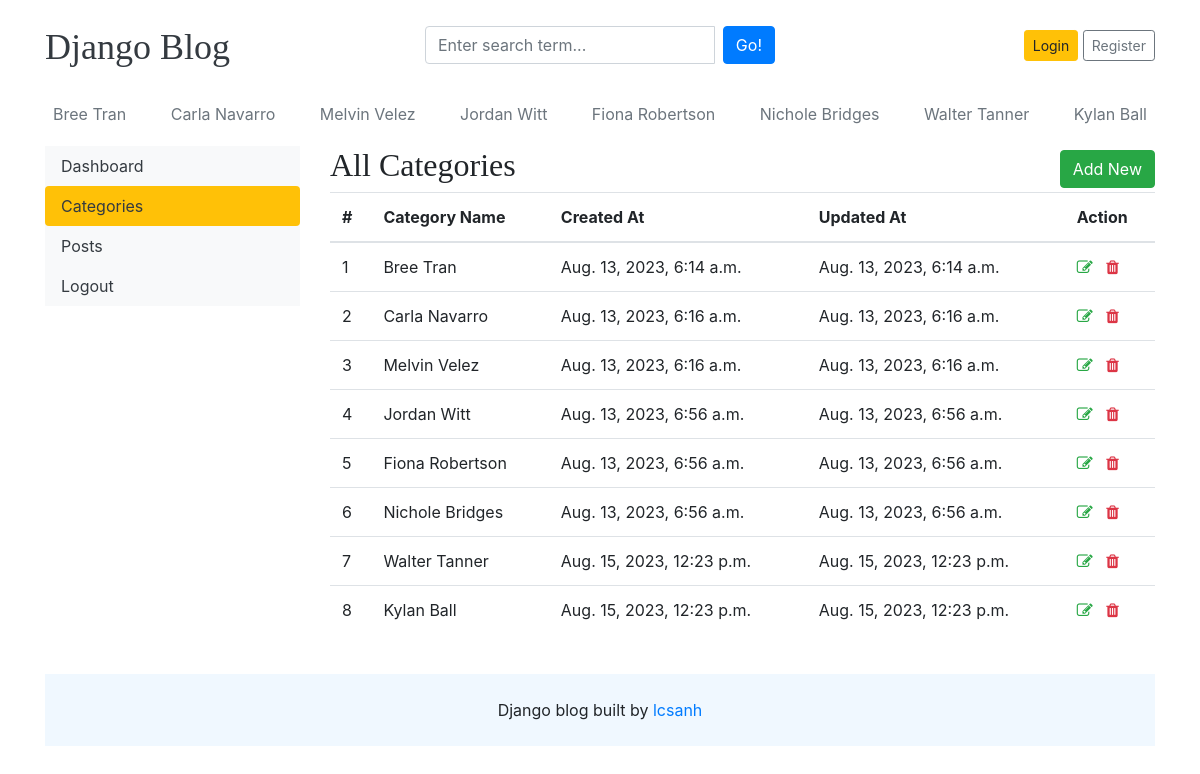
/dashboard/categories/, run on the app's committed database.
### blogs/models.py (models this page shows)
class Category(models.Model):
    category_name = models.CharField(max_length=100, unique=True)
    create_at = models.DateTimeField(auto_now_add=True)
    update_at = models.DateTimeField(auto_now=True)
    class Meta:
        verbose_name_plural = 'categories'
    def __str__(self):
        return self.category_name

### dashboards/views.py (the view)
# urls.py: path('categories/', views.categories, name='categories'),
def categories(request):
    context = {}
    return render(request, "dashboard/categories.html", context)

### blogs/context_processor.py (called while the page is built)
def get_categories(request):
    categories = Category.objects.all()
    return dict(categories=categories)

### templates/dashboard/categories.html (shortened to what this page needs)
{% extends 'base.html' %}
{% block content %}
<div class="row">
  {% include 'dashboard/sidebar.html' %}
  <div class="col-md-9">
    <div class="d-flex justify-content-between align-items-center">
      <h2>All Categories</h2>
      <a href="{% url 'add_category' %}" class="btn btn-success">Add New</a>
    </div>
    <table class="table table-hover">
      <thead>
        <tr>
          <th>#</th>
          <th>Category Name</th>
          <th>Created At</th>
          <th>Updated At</th>
          <th>Action</th>
        </tr>
      </thead>
      <tbody>
        {% for category in categories %}
        <tr>
          <td>{{ forloop.counter }}</td>
          <td>{{ category }}</td>
          <td>{{ category.create_at }}</td>
          <td>{{ category.update_at }}</td>
          <td>
            <a href="{% url 'edit_category' category.id %}">
              <i class="fa fa-edit text-success"></i>
            </a>
            <a href="{% url 'delete_category' category.id %}">
              <i class="fa fa-trash text-danger"></i>
            </a>
          </td>
        </tr>
        {% endfor %}
      </tbody>
    </table>
  </div>
</div>
{% endblock content %}

### templates/base.html (shortened to what this page needs)
{% load static %}
<!DOCTYPE html>
<html lang="en">
  <head>
    <link href="https://getbootstrap.com/docs/4.0/dist/css/bootstrap.min.css" rel="stylesheet" />
    <link href="{% static 'css/blog.css' %}" rel="stylesheet" />
    <link rel="stylesheet" href="https://cdnjs.cloudflare.com/ajax/libs/font-awesome/4.7.0/css/font-awesome.css" />
  </head>
  <body>
    <div class="container">
      <header class="blog-header py-3">
        <div class="row flex-nowrap justify-content-between align-items-center">
          <div class="col-4 pt-1">
            <a class="blog-header-logo text-dark" href="/">Django Blog</a>
          </div>
          <div class="col-4">
            <form action="{%url 'search' %}" method="GET">
              <div class="input-group">
                <input class="form-control" type="text" name="keyword" placeholder="Enter search term..." aria-label="Enter search term..." aria-describedby="button-search" />
                <button type="submit" class="btn btn-primary ml-2" id="button-search" type="button">Go!</button>
            </div>
            </form>
          </div>
          <div class="col-4 d-flex justify-content-end align-items-center">
            {% if not user.is_authenticated %}
            <a class="btn btn-sm btn-warning" href="{% url 'login' %}">Login</a> &nbsp;
            <a class="btn btn-sm btn-outline-secondary" href="{% url 'register' %}">Register</a>
            {% else %}
            <span style="margin-right: 8px;" >Welcome, {{ user }}</span>
            <a class="btn btn-sm btn-warning" href="{% url 'logout' %}">Logout</a> &nbsp;
            {% endif %}
          </div>
        </div>
      </header>
      <div class="nav-scroller py-1 mb-2">
        <nav class="nav d-flex justify-content-between">
          {% for category in categories %}
            <a class="p-2 text-muted" href="{% url 'posts_by_category' category.id %}">{{ category.category_name }}</a>
          {% endfor %}
        </nav>
      </div>
<div style="min-height:66vh;">
  {% block content %}{% endblock content %}
</div>
    <footer class="blog-footer">
      <p style="
      display: flex;
      justify-content: center;
      align-items: center;
      background: aliceblue;
      padding: 24px 0;" >Django blog built by&nbsp;<a href="#">lcsanh</a></p>
    </footer>
  </body>
</html>

### blog_main/static/css/blog.css (style rules this page uses)
.blog-header-logo { font-family: "Playfair Display", Georgia, "Times New Roman", serif ; font-size: 2.25rem; }
h1, h2, h3, h4, h5, h6 { font-family: "Playfair Display", Georgia, "Times New Roman", serif ; }

### data on the page
Category: category_name "Bree Tran", create_at "Aug. 13, 2023, 6:14 a.m.", update_at "Aug. 13, 2023, 6:14 a.m."
Category: category_name "Carla Navarro", create_at "Aug. 13, 2023, 6:16 a.m.", update_at "Aug. 13, 2023, 6:16 a.m."
Category: category_name "Melvin Velez", create_at "Aug. 13, 2023, 6:16 a.m.", update_at "Aug. 13, 2023, 6:16 a.m."
Category: category_name "Jordan Witt", create_at "Aug. 13, 2023, 6:56 a.m.", update_at "Aug. 13, 2023, 6:56 a.m."
Category: category_name "Fiona Robertson", create_at "Aug. 13, 2023, 6:56 a.m.", update_at "Aug. 13, 2023, 6:56 a.m."
Category: category_name "Nichole Bridges", create_at "Aug. 13, 2023, 6:56 a.m.", update_at "Aug. 13, 2023, 6:56 a.m."
Category: category_name "Walter Tanner", create_at "Aug. 15, 2023, 12:23 p.m.", update_at "Aug. 15, 2023, 12:23 p.m."
Category: category_name "Kylan Ball", create_at "Aug. 15, 2023, 12:23 p.m.", update_at "Aug. 15, 2023, 12:23 p.m."
